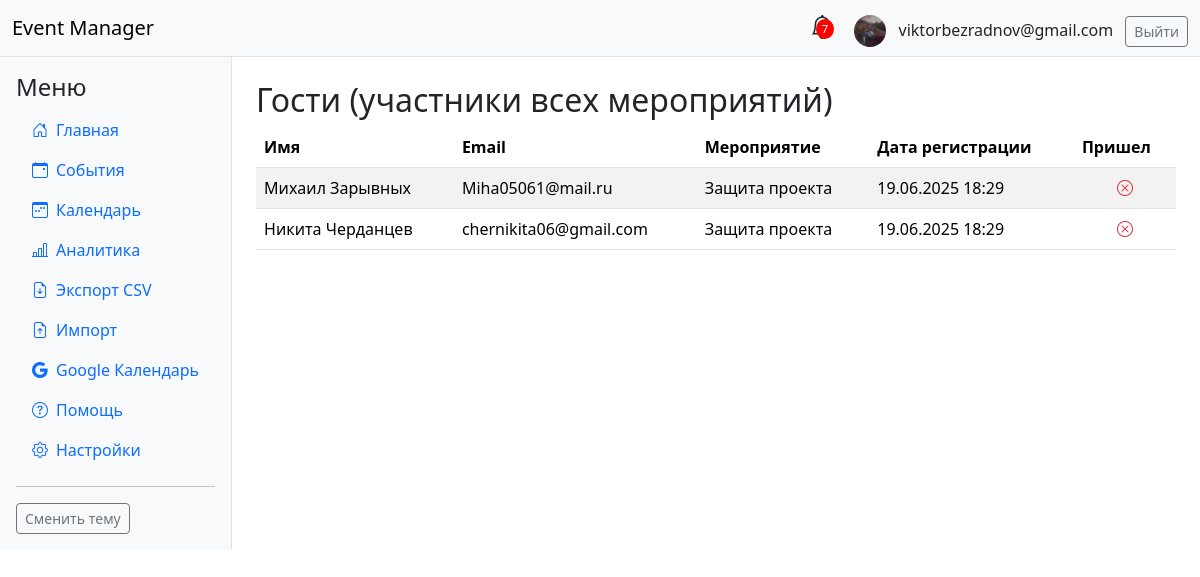
/events/guests/ (signed in), run on the app's committed database.
### events/models.py (models this page shows, shortened)
class UserProfile(models.Model):
    user = models.OneToOneField(User, on_delete=models.CASCADE, related_name='profile')
    avatar = models.ImageField(upload_to='avatars/', blank=True, null=True, verbose_name='Аватар')
    phone = models.CharField(max_length=20, blank=True, verbose_name='Телефон')
    organization = models.CharField(max_length=100, blank=True, verbose_name='Организация')
    position = models.CharField(max_length=100, blank=True, verbose_name='Должность')
    city = models.CharField(max_length=50, blank=True, verbose_name='Город')
    birth_date = models.DateField(blank=True, null=True, verbose_name='Дата рождения')

class EventRegistration(models.Model):
    event = models.ForeignKey(Event, on_delete=models.CASCADE, related_name='registrations')
    user = models.ForeignKey(User, on_delete=models.CASCADE, related_name='event_registrations')
    invite_link = models.ForeignKey(InviteLink, on_delete=models.SET_NULL, null=True, blank=True)
    name = models.CharField(max_length=100)
    email = models.EmailField()
    registered_at = models.DateTimeField(auto_now_add=True)
    attended = models.BooleanField(default=False)

class Event(models.Model):
    EVENT_TYPES = [
        ('conference', 'Конференция'),
        ('concert', 'Концерт'),
        ('meetup', 'Митап'),
        ('workshop', 'Мастер-класс'),
        ('other', 'Другое'),
    ]
    title = models.CharField(max_length=200)
    date = models.DateTimeField()
    description = models.TextField()
    type = models.CharField(max_length=20, choices=EVENT_TYPES)
    organizer = models.ForeignKey(User, on_delete=models.CASCADE, related_name='organized_events')
    created_at = models.DateTimeField(auto_now_add=True)
    updated_at = models.DateTimeField(auto_now=True)

### events/views.py (the view)
# urls.py: path('guests/', views.guests_list, name='guests_list'),
@login_required
def guests_list(request):
    guests = EventRegistration.objects.select_related('event').order_by('-registered_at')
    return render(request, 'events/guests_list.html', {'guests': guests})

### events/context_processors.py (called while the page is built)
def unread_notifications(request):
    if request.user.is_authenticated:
        return {
            'unread_notifications_count': request.user.notifications.filter(is_read=False).count()
        }
    return {'unread_notifications_count': 0}

### events/templates/events/guests_list.html
{% extends 'base.html' %}
{% block content %}
<h2>Гости (участники всех мероприятий)</h2>
<div class="table-responsive">
<table class="table table-striped align-middle">
    <thead>
        <tr>
            <th>Имя</th>
            <th>Email</th>
            <th>Мероприятие</th>
            <th>Дата регистрации</th>
            <th>Пришел</th>
        </tr>
    </thead>
    <tbody>
        {% for guest in guests %}
        <tr>
            <td>{{ guest.name }}</td>
            <td>{{ guest.email }}</td>
            <td>{{ guest.event.title }}</td>
            <td>{{ guest.registered_at|date:'d.m.Y H:i' }}</td>
            <td class="text-center">{% if guest.attended %}<i class="bi bi-check-circle-fill text-success"></i>{% else %}<i class="bi bi-x-circle text-danger"></i>{% endif %}</td>
        </tr>
        {% empty %}
        <tr><td colspan="5" class="text-center">Нет гостей</td></tr>
        {% endfor %}
    </tbody>
</table>
</div>
{% endblock %}

### events/templates/base.html (shortened to what this page needs)
<!DOCTYPE html>
<html lang="ru">
<head>
    <link rel="stylesheet" href="https://cdn.jsdelivr.net/npm/bootstrap@5.3.2/dist/css/bootstrap.min.css">
    <link rel="stylesheet" href="https://cdn.jsdelivr.net/npm/bootstrap-icons@1.11.3/font/bootstrap-icons.css">
</head>
<body class="">
<nav class="navbar navbar-expand-lg navbar-light bg-light border-bottom">
    <div class="container-fluid">
        <a class="navbar-brand" href="/">Event Manager</a>
        <div class="ms-auto">
            {% if user.is_authenticated %}
            <div class="dropdown d-inline-block">
                <span class="notification-bell" id="notifDropdown" data-bs-toggle="dropdown" aria-expanded="false">
                    {% if unread_notifications_count %}<span class="notification-badge">{{ unread_notifications_count }}</span>{% endif %}
                </span>
            </div>
            <span class="ms-3 align-middle">
                {% if user.profile.avatar %}
                    <img src="{{ user.profile.avatar.url }}" alt="avatar" class="rounded-circle me-2" style="width:32px; height:32px; object-fit:cover; vertical-align:middle;">
                {% else %}
                    <i class="bi bi-person-circle fs-4 me-2 align-middle"></i>
                {% endif %}
                {{ user.email }}
            </span>
            <a href="/accounts/logout/" class="btn btn-outline-secondary btn-sm ms-2">Выйти</a>
            {% else %}
            <a href="/accounts/login/" class="btn btn-outline-primary btn-sm">Войти</a>
            {% endif %}
        </div>
    </div>
</nav>
<div class="d-flex">
    <nav class="sidebar p-3 bg-light border-end">
        <h4>Меню</h4>
        <ul class="nav flex-column">
            <li class="nav-item"><a class="nav-link" href="/"><i class="bi bi-house-door me-2"></i>Главная</a></li>
            <li class="nav-item"><a class="nav-link" href="/events/"><i class="bi bi-calendar-event me-2"></i>События</a></li>
            <li class="nav-item"><a class="nav-link" href="/events/calendar/"><i class="bi bi-calendar3-week me-2"></i>Календарь</a></li>
            <li class="nav-item"><a class="nav-link" href="/analytics/"><i class="bi bi-bar-chart-line me-2"></i>Аналитика</a></li>
            <li class="nav-item"><a class="nav-link" href="/analytics/export/csv/"><i class="bi bi-file-earmark-arrow-down me-2"></i>Экспорт CSV</a></li>
            <li class="nav-item"><a class="nav-link" href="/events/import/"><i class="bi bi-file-earmark-arrow-up me-2"></i>Импорт</a></li>
            <li class="nav-item"><a class="nav-link" href="/events/google-calendar/"><i class="bi bi-google me-2"></i>Google Календарь</a></li>
            <li class="nav-item"><a class="nav-link" href="/help/"><i class="bi bi-question-circle me-2"></i>Помощь</a></li>
            <li class="nav-item"><a class="nav-link" href="/events/account/settings/"><i class="bi bi-gear me-2"></i>Настройки</a></li>
        </ul>
        <hr>
        <button id="theme-toggle" class="btn btn-outline-secondary btn-sm">Сменить тему</button>
    </nav>
    <main class="flex-fill p-4">
        {% block content %}{% endblock %}
    </main>
</div>
</body>
</html>

### events/templates/base.html (style rules this page uses)
.sidebar { min-width: 200px; transition: background 0.3s; }
.notification-bell { position: relative; cursor: pointer; }
.notification-badge { position: absolute; top: 0; right: 0; background: red; color: #fff; border-radius: 50%; font-size: 0.7em; padding: 2px 6px; }

### data on the page
EventRegistration: name "Михаил Зарывных", email "Miha05061@mail.ru", event "Защита проекта", registered_at "19.06.2025 18:29", attended False (drawn)
EventRegistration: name "Никита Черданцев", email "chernikita06@gmail.com", event "Защита проекта", registered_at "19.06.2025 18:29", attended False (drawn)

### other printed values
{{ unread_notifications_count }} "7"
{{ user.email }} "viktorbezradnov@gmail.com"
